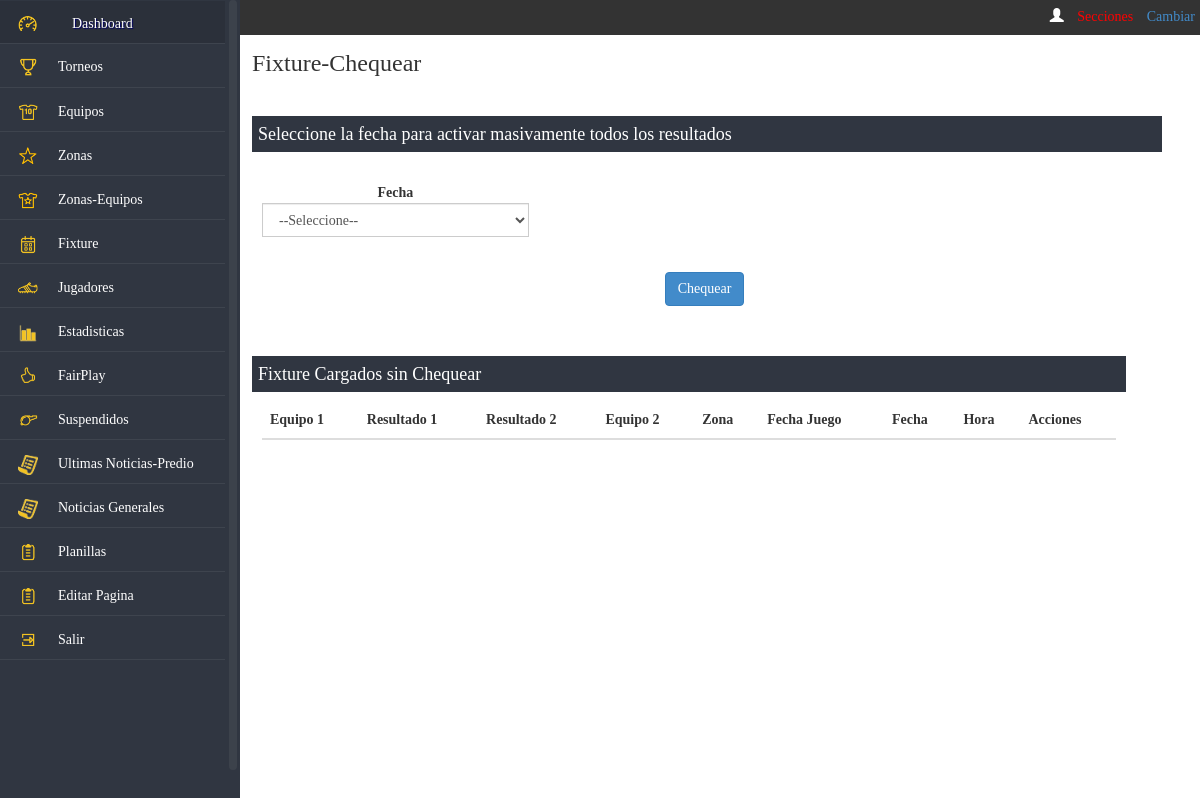
The page /dashboard/fixture/chequear.php (signed in) on the database its author committed.
### tables this page shows
CREATE TABLE IF NOT EXISTS `predio_menu` (
  `idmenu` int(11) NOT NULL AUTO_INCREMENT,
  `url` varchar(45) NOT NULL,
  `icono` varchar(45) DEFAULT NULL,
  `nombre` varchar(45) NOT NULL,
  `Orden` smallint(6) DEFAULT NULL,
  `hover` varchar(45) DEFAULT NULL,
  `permiso` varchar(50) DEFAULT NULL,
  `administracion` bit(1) DEFAULT NULL,
  `torneo` bit(1) DEFAULT NULL,
  `reportes` bit(1) DEFAULT NULL,
  PRIMARY KEY (`idmenu`)
);

### includes/appconfig.php (called while the page is built, shortened)
<?php
class appconfig {
function conexion() {
		$hostname = "localhost";
		$database = "ssaic";
		$username = "root";
		$password = "";
		$conexion = array("hostname" => $hostname,
						  "database" => $database,
						  "username" => $username,
						  "password" => $password);
		return $conexion;
}
}
?>

### includes/funcionesZonasEquipos.php (called while the page is built, shortened)
<?php
class ServiciosZonasEquipos {
	function TraerFixtureSinChequear() {
		 return $this-> query($sql,0);
	}
	function query($sql,$accion) {
		require_once 'appconfig.php';
		$appconfig	= new appconfig();
		$datos		= $appconfig->conexion();
		$hostname	= $datos['hostname'];
		$database	= $datos['database'];
		$username	= $datos['username'];
		$password	= $datos['password'];
		$conex = mysql_connect($hostname,$username,$password) or die ("no se puede conectar".mysql_error());
		        $error = 0;
		$result=mysql_query($sql,$conex);
		if($error==1){
			mysql_query("ROLLBACK");
			return false;
		}
		 else{
			return $result;
		}
	}
	}
?>

### dashboard/fixture/chequear.php (the view, shortened to what this page needs)
<?php
if (!isset($_SESSION['usua_predio']))
{
	header('Location: ../../error.php');
} else {
include ('../../includes/funciones.php');
include ('../../includes/funcionesHTML.php');
include ('../../includes/funcionesZonasEquipos.php');
$serviciosFunciones = new Servicios();
$serviciosHTML 		= new ServiciosHTML();
$serviciosZonasEquipos = new ServiciosZonasEquipos();
$resMenu = $serviciosHTML->menu(utf8_encode($_SESSION['nombre_predio']),"Fixture",$_SESSION['refroll_predio'],utf8_encode($_SESSION['torneo_predio']),0,1,0);
$cabeceras 		= "	<th>Equipo 1</th>
				<th>Resultado 1</th>
				<th>Resultado 2</th>
				<th>Equipo 2</th>
				<th>Zona</th>
				<th>Fecha Juego</th>
				<th>Fecha</th>
				<th>Hora</th>";
$lstCargados 	= $serviciosFunciones->camposTablaView($cabeceras,$serviciosZonasEquipos->TraerFixtureSinChequear(),8);
?>
<!DOCTYPE HTML>
<html>
<head>
<link href="../../css/estiloDash.css" rel="stylesheet" type="text/css">
    <link rel="stylesheet" href="../../css/jquery-ui.css">
    <link rel="stylesheet" href="../../bootstrap/css/bootstrap.min.css"/>
   <link href="../../css/perfect-scrollbar.css" rel="stylesheet">
</head>
<body>
<?php echo $resMenu; ?>
<div id="content">
<h3>Fixture-Chequear</h3>
    <div class="boxInfoLargo">
        <div id="headBoxInfo">
        	<p style="color: #fff; font-size:18px; height:16px;">Seleccione la fecha para activar masivamente todos los resultados</p>
        </div>
    	<div class="cuerpoBox">
        	<div class="row" align="center">
            	<form class="form-inline formulario" role="form">
                <div class="row">
                	<div class="form-group col-md-6">
                    <div class="form-group col-md-8">
                     <label class="control-label" style="text-align:left" for="torneo">Fecha</label>
                        <div class="input-group col-md-12">
                            <select id="reffecha" class="form-control" name="reffecha">
                                <option value="0">--Seleccione--</option>
                            </select>
                        </div>
                    </div>
                </div>
                <div class="row">
                    <div class="alert"> </div>
                </div>
                <div class="row">
                    <div class="col-md-12">
                    <ul class="list-inline" style="margin-top:15px;">
                        <li>
                       	 <button id="chequear" class="btn btn-primary" style="margin-left:0px;" type="button">Chequear</button>
                        </li>
                    </ul>
                    </div>
                </div>
            </form>
            </div>
    	</div>
    </div>
    <div class="boxInfoLargo">
        <div id="headBoxInfo">
        	<p style="color: #fff; font-size:18px; height:16px;">Fixture Cargados sin Chequear</p>
        </div>
    	<div class="cuerpoBox" id="modificar">
        	<?php echo $lstCargados; ?>
    	</div>
    </div>
</div>
<?php } ?>
</body>
</html>

### includes/funcionesHTML.php (shortened to what this page needs)
<?php
class ServiciosHTML {
function menu($usuario,$titulo,$rol,$torneo,$admin,$torneos,$reportes) {
	$sql = "select idmenu,url,icono, nombre, permiso
				from predio_menu
				where permiso like '%".$rol."%'
					  and administracion = ".$admin."
					  and torneo = ".$torneos."
					  and reportes = ".$reportes."
				order by orden";
	$res = $this->query($sql,0);
	$cadmenu = "";
	while ($row = mysql_fetch_array($res)) {
		if ($titulo == $row['nombre']) {
			$row['url'] = "index.php";
		}
		if (strpos($row['permiso'],$rol) !== false) {
			if ($row['idmenu'] == 1) {
				$cadmenu = $cadmenu.'<li class="arriba"><div class="'.$row['icono'].'"></div><a href="'.$row['url'].'">'.$row['nombre'].'</a></li>';
			} else {
				$cadmenu = $cadmenu.'<li><div class="'.$row['icono'].'"></div><a href="'.$row['url'].'">'.$row['nombre'].'</a></li>';
			}
		}
	}
	$menu = '
		<div style="background-color:#333; position:absolute; top:0;left:0; height:35px; width:100%; color:#FFF; padding-top:7px;" align="right">
			<ul class="list-inline">
				<li><span class="glyphicon glyphicon-user"></span> '.$usuario.'</li>
				<li><a href="../seccion.php" style="color:#F00;" id="seccionmenu">Secciones </a></li>
				<li style="color:#FC0;">'.$torneo.' <a href="../torneos/cambiartorneo.php"> Cambiar</a></li>
			</ul>
		</div>
		<div style="height:30px;">
		</div>
		<div id="navigation" >
				<nav class="nav col-md-12 col-xs-12">
					<ul>
						'.$cadmenu.'
					</ul>
				</nav>
			 </div>
		</div>';
	return $menu;
}
Function query($sql,$accion) {
		require_once 'appconfig.php';
		$appconfig	= new appconfig();
		$datos		= $appconfig->conexion();
		$hostname	= $datos['hostname'];
		$database	= $datos['database'];
		$username	= $datos['username'];
		$password	= $datos['password'];
		$conex = mysql_connect($hostname,$username,$password) or die ("no se puede conectar".mysql_error());
		$result = mysql_query($sql,$conex);
		return $result;
	}
}
?>

### css/estiloDash.css (style rules this page uses)
* { margin:0; padding:0; font-family: robotoL; }
html { height : 101%; }
body { font-family: robotoL; background:#f1f1f1; }
#content { margin-left:21%; }
#navigation { height:100%; background-color: #303641; padding-top:15px; overflow-y: auto; position: fixed; top: 0; width: 20%; z-index: 9999; overflow: hidden; }
.nav { margin-top:-15px; }
.nav ul { list-style:none; }
.nav ul li { padding:8px 8px; height:44px; border-bottom:1px solid #3e444e; border-top:1px solid #303641; width:100%; }
.nav ul li a { color:#FFF; font-family:robotoL; font-size:1.0em; text-decoration:none; float: left; margin-top:5px; }
.nav .arriba { border-top:none; }
.icodashboard { background:url(../imagenes/iconmenu/dashboard.png) no-repeat; background-position: center center; width:40px; height:40px; float:left; margin-right:9px; margin-top:-4px; background-size: 25px 50px; background-size: 50% 50%; }
.icochart { background:url(../imagenes/iconmenu/chart.png) no-repeat; background-position: center center; width:40px; height:40px; float:left; margin-right:10px; margin-top:-4px; background-size: 25px 50px; background-size: 50% 50%; }
.icosuspendidos { background:url(../imagenes/iconmenu/lightning38.png) no-repeat; background-position: center center; width:40px; height:40px; float:left; margin-right:10px; margin-top:-4px; background-size: 25px 50px; background-size: 50% 50%; }
.icojugadores { background:url(../imagenes/iconmenu/user82.png) no-repeat; background-position: center center; width:40px; height:40px; float:left; margin-right:10px; margin-top:-4px; background-size: 25px 50px; background-size: 50% 50%; }
.icoequipos { background:url(../imagenes/iconmenu/users6.png) no-repeat; background-position: center center; width:40px; height:40px; float:left; margin-right:10px; margin-top:-4px; background-size: 25px 50px; background-size: 50% 50%; }
.icozonasequipos { background:url(../imagenes/iconmenu/users7.png) no-repeat; background-position: center center; width:40px; height:40px; float:left; margin-right:10px; margin-top:-4px; background-size: 25px 50px; background-size: 50% 50%; }
.icotorneos { background:url(../imagenes/iconmenu/verification5.png) no-repeat; background-position: center center; width:40px; height:40px; float:left; margin-right:10px; margin-top:-4px; background-size: 25px 50px; background-size: 50% 50%; }
.icozonas { background:url(../imagenes/iconmenu/conceptos.png) no-repeat; background-position: center center; width:40px; height:40px; float:left; margin-right:10px; margin-top:-4px; background-size: 25px 50px; background-size: 50% 50%; }
.icofixture { background:url(../imagenes/iconmenu/novedades.png) no-repeat; background-position: center center; width:40px; height:40px; float:left; margin-right:10px; margin-top:-4px; background-size: 25px 50px; background-size: 50% 50%; }
.icofairplay { background:url(../imagenes/iconmenu/exportar.png) no-repeat; background-position: center center; width:40px; height:40px; float:left; margin-right:10px; margin-top:-4px; background-size: 25px 50px; background-size: 50% 50%; }
.icoalquileres { background:url(../imagenes/iconmenu/alquiler.png) no-repeat; background-position: center center; width:40px; height:40px; float:left; margin-right:10px; margin-top:-4px; background-size: 25px 50px; background-size: 50% 50%; }
.icoreportes { background:url(../imagenes/iconmenu/reportes.png) no-repeat; background-position: center center; width:40px; height:40px; float:left; margin-right:10px; margin-top:-4px; background-size: 25px 50px; background-size: 50% 50%; }
.icosalir { background:url(../imagenes/iconmenu/salir.png) no-repeat; background-position: center center; width:40px; height:40px; float:left; margin-right:10px; margin-top:-4px; background-size: 25px 50px; background-size: 50% 50%; }
.boxInfoLargo { width: 96%; height: auto; margin-top:30px; margin-bottom:30px; min-width: 800px; float:left; background:#fff; z-index:-1; overflow: hidden; position: relative; margin-right:15px; }
.boxInfo .cuerpoBox,.boxInfoLargo .cuerpoBox { padding:10px; }
#headBoxInfo { background-color:#303641; padding:6px; height:36px; }
.form-group { padding:10px 15px; }

### rows shown on the page
predio_menu: nombre "Dashboard"
predio_menu: nombre "Torneos"
predio_menu: nombre "Equipos"
predio_menu: nombre "Zonas"
predio_menu: nombre "Zonas-Equipos"
predio_menu: nombre "Fixture"
predio_menu: nombre "Jugadores"
predio_menu: nombre "Estadisticas"
predio_menu: nombre "FairPlay"
predio_menu: nombre "Suspendidos"
predio_menu: nombre "Ultimas Noticias-Predio"
predio_menu: nombre "Noticias Generales"
predio_menu: nombre "Planillas"
predio_menu: nombre "Editar Pagina"
predio_menu: nombre "Salir"
